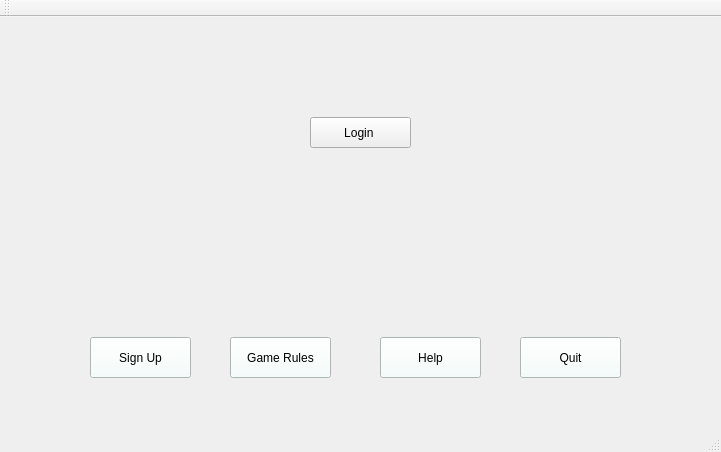
<?xml version="1.0" encoding="UTF-8"?>
<ui version="4.0">
 <class>MainWindow</class>
 <widget class="QMainWindow" name="MainWindow">
  <property name="geometry">
   <rect>
    <x>0</x>
    <y>0</y>
    <width>721</width>
    <height>452</height>
   </rect>
  </property>
  <property name="windowTitle">
   <string>MainWindow</string>
  </property>
  <property name="styleSheet">
   <string notr="true"/>
  </property>
  <widget class="QWidget" name="centralWidget">
   <widget class="QPushButton" name="pushButton">
    <property name="geometry">
     <rect>
      <x>90</x>
      <y>320</y>
      <width>101</width>
      <height>41</height>
     </rect>
    </property>
    <property name="styleSheet">
     <string notr="true">font: 75 12pt &quot;Cambria&quot;;
background-color: rgb(242, 255, 252);</string>
    </property>
    <property name="text">
     <string>Sign Up</string>
    </property>
   </widget>
   <widget class="QPushButton" name="pushButton_2">
    <property name="geometry">
     <rect>
      <x>230</x>
      <y>320</y>
      <width>101</width>
      <height>41</height>
     </rect>
    </property>
    <property name="styleSheet">
     <string notr="true">font: 75 12pt &quot;Cambria&quot;;
background-color: rgb(242, 255, 252);</string>
    </property>
    <property name="text">
     <string>Game Rules</string>
    </property>
   </widget>
   <widget class="QPushButton" name="pushButton_3">
    <property name="geometry">
     <rect>
      <x>380</x>
      <y>320</y>
      <width>101</width>
      <height>41</height>
     </rect>
    </property>
    <property name="styleSheet">
     <string notr="true">font: 75 12pt &quot;Cambria&quot;;
background-color: rgb(242, 255, 252);</string>
    </property>
    <property name="text">
     <string>Help</string>
    </property>
   </widget>
   <widget class="QPushButton" name="pushButton_4">
    <property name="geometry">
     <rect>
      <x>520</x>
      <y>320</y>
      <width>101</width>
      <height>41</height>
     </rect>
    </property>
    <property name="styleSheet">
     <string notr="true">font: 75 12pt &quot;Cambria&quot;;
background-color: rgb(242, 255, 252);</string>
    </property>
    <property name="text">
     <string>Quit</string>
    </property>
   </widget>
   <widget class="QLabel" name="label_2">
    <property name="geometry">
     <rect>
      <x>150</x>
      <y>30</y>
      <width>451</width>
      <height>71</height>
     </rect>
    </property>
    <property name="text">
     <string/>
    </property>
    <property name="pixmap">
     <pixmap resource="files.qrc">:/new/prefix/title.png</pixmap>
    </property>
   </widget>
   <widget class="QLabel" name="label">
    <property name="enabled">
     <bool>true</bool>
    </property>
    <property name="geometry">
     <rect>
      <x>-60</x>
      <y>-60</y>
      <width>791</width>
      <height>501</height>
     </rect>
    </property>
    <property name="autoFillBackground">
     <bool>false</bool>
    </property>
    <property name="text">
     <string/>
    </property>
    <property name="pixmap">
     <pixmap resource="files.qrc">:/new/prefix/battle.jpg</pixmap>
    </property>
    <property name="scaledContents">
     <bool>false</bool>
    </property>
    <property name="wordWrap">
     <bool>false</bool>
    </property>
    <property name="openExternalLinks">
     <bool>false</bool>
    </property>
   </widget>
   <widget class="QPushButton" name="pushButton_5">
    <property name="geometry">
     <rect>
      <x>310</x>
      <y>100</y>
      <width>101</width>
      <height>31</height>
     </rect>
    </property>
    <property name="styleSheet">
     <string notr="true">font: 75 10pt &quot;Raavi&quot;;</string>
    </property>
    <property name="text">
     <string>Login </string>
    </property>
   </widget>
   <zorder>label</zorder>
   <zorder>pushButton_3</zorder>
   <zorder>pushButton</zorder>
   <zorder>pushButton_4</zorder>
   <zorder>pushButton_2</zorder>
   <zorder>label_2</zorder>
   <zorder>pushButton_5</zorder>
  </widget>
  <widget class="QMenuBar" name="menuBar">
   <property name="geometry">
    <rect>
     <x>0</x>
     <y>0</y>
     <width>721</width>
     <height>21</height>
    </rect>
   </property>
  </widget>
  <widget class="QToolBar" name="mainToolBar">
   <attribute name="toolBarArea">
    <enum>TopToolBarArea</enum>
   </attribute>
   <attribute name="toolBarBreak">
    <bool>false</bool>
   </attribute>
  </widget>
  <widget class="QStatusBar" name="statusBar"/>
 </widget>
 <layoutdefault spacing="6" margin="11"/>
 <resources>
  <include location="files.qrc"/>
 </resources>
 <connections/>
</ui>
